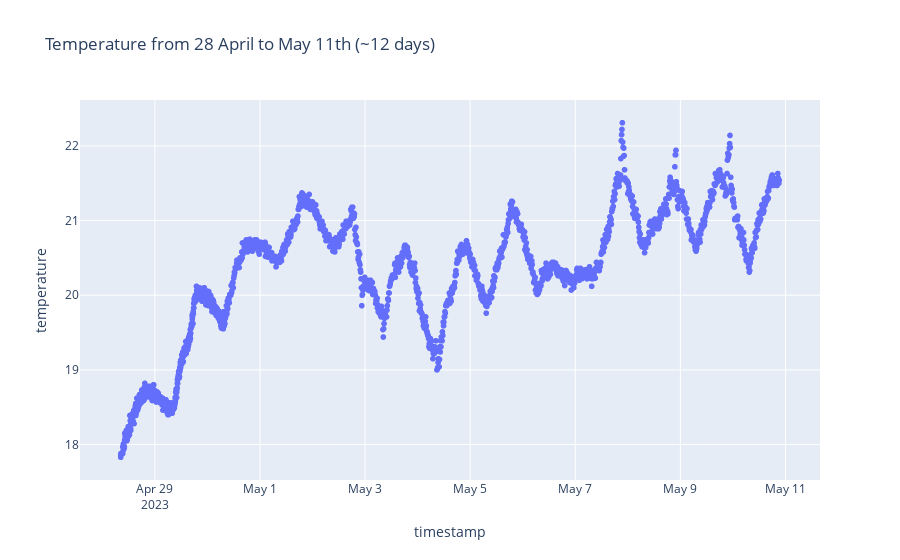

Notebook source saved alongside this figure:
### Code cell
px.scatter(df_temp, x='timestamp', y='temperature', title='Temperature from 28 April to May 11th (~12 days)')

### Figure 1 — Plotly figure (JSON) as saved in the notebook; plotly's stock layout.template omitted (floating-point values rounded to 4 significant figures; data arrays with more than 128 entries replaced by an {"elided": "..."} marker saying what was removed)
{"data": [{"hovertemplate": "timestamp=%{x}<br>temperature=%{y}<extra></extra>", "legendgroup": "", "marker": {"color": "#636efa", "symbol": "circle"}, "mode": "markers", "name": "", "showlegend": false, "type": "scattergl", "x": {"elided": "2092 str values"}, "xaxis": "x", "y": {"elided": "2092 float values"}, "yaxis": "y"}], "layout": {"legend": {"tracegroupgap": 0}, "title": {"text": "Temperature from 28 April to May 11th (~12 days)"}, "xaxis": {"anchor": "y", "domain": [0, 1], "title": {"text": "timestamp"}}, "yaxis": {"anchor": "x", "domain": [0, 1], "title": {"text": "temperature"}}}}
